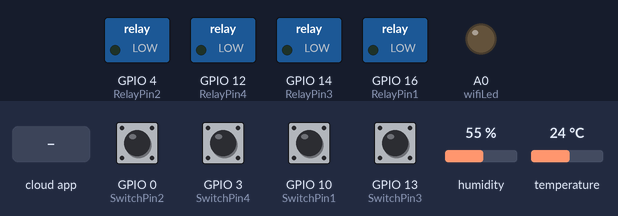
The sketch below on a simulated ESP8266 (NodeMCU). Parts: switched loads named in the sketch (green lamp = pin HIGH), output pins drawn as LEDs (lit = HIGH). Inputs (shaded band) come from the test bench; at power-on: GPIO 0 (SwitchPin2), GPIO 3 (SwitchPin4), GPIO 10 (SwitchPin1), GPIO 13 (SwitchPin3) HIGH, humidity 55 %, temperature 24 °C. WiFi joins after 1.5 s; servers stay silent unless stated; what the sketch prints to the serial monitor is not drawn.

Above: at 2.7 s.
2.8 s: the phone or cloud app sets 612cefe62c014831f8242dc9 to 0
At 3.4 s:
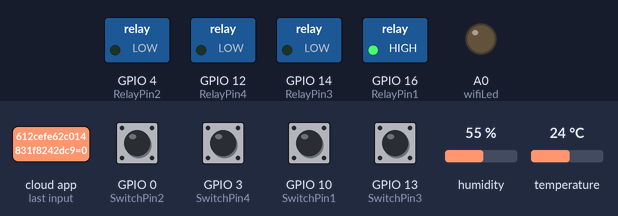
4.3 s: the phone or cloud app sets 6130f3252c014831f8244bc3 to 0
At 4.6 s:
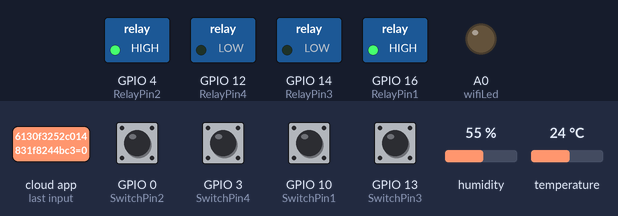
5.8 s: the phone or cloud app sets SWITCH_ID_NO_3_HERE to 0
At 6.7 s:
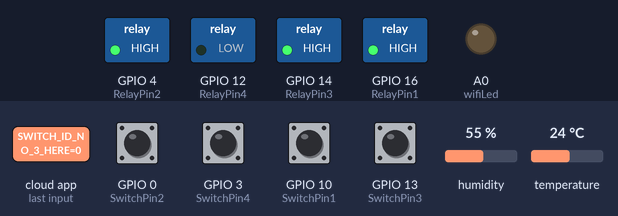
7.3 s: the phone or cloud app sets 612cefe62c014831f8242dc9 to 1
At 8.0 s:
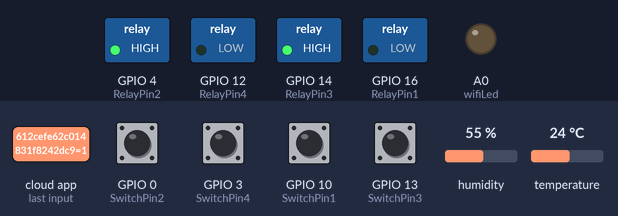
8.8 s: the phone or cloud app sets 6130f3252c014831f8244bc3 to 1
At 9.2 s:
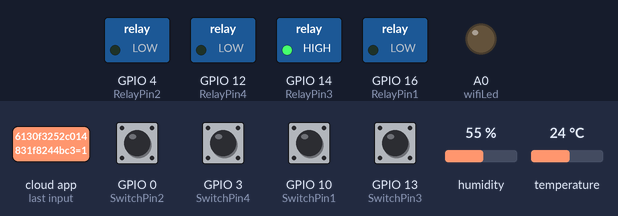
10.3 s: the phone or cloud app sets SWITCH_ID_NO_4_HERE to 0
At 11.3 s:
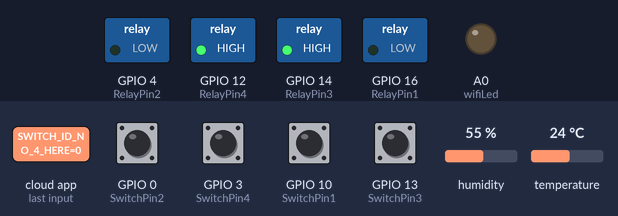
Timing chart, 0 to 12.8 s (numbered marks = the images above; inputs shaded):
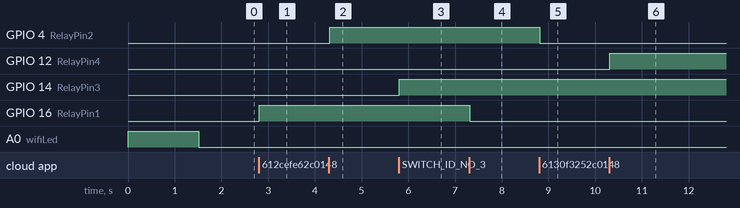

The sketch:

GID26-smart_home_moniitoring_system.ino
```cpp
// Uncomment the following line to enable serial debug output
//#define ENABLE_DEBUG

#ifdef ENABLE_DEBUG
       #define DEBUG_ESP_PORT Serial
       #define NODEBUG_WEBSOCKETS
       #define NDEBUG
#endif

//#include <SoftwareSerial.h>

#include <Arduino.h>
#include <ESP8266WiFi.h>
#include "SinricPro.h"
#include "SinricProSwitch.h"
#include "SinricProTemperaturesensor.h"
#include "DHT.h" // https://github.com/markruys/arduino-DHT

#include <map>

#define WIFI_SSID         "Anuj"
#define WIFI_PASS         "anuj1234"
#define APP_KEY           "4549fcf4-a5af-419e-b0f0-f2b326b3d2da"      // Should look like "de0bxxxx-1x3x-4x3x-ax2x-5dabxxxxxxxx"
#define APP_SECRET        "96feac24-143e-4f95-9161-0b4db8a069ee-bf91c928-b9b3-4300-8b74-d73308164d5e"   // Should look like "5f36xxxx-x3x7-4x3x-xexe-e86724a9xxxx-4c4axxxx-3x3x-x5xe-x9x3-333d65xxxxxx"

//Enter the device IDs here
#define device_ID_1   "612cefe62c014831f8242dc9"
#define device_ID_2   "6130f3252c014831f8244bc3"
#define device_ID_3   "SWITCH_ID_NO_3_HERE"
#define device_ID_4   "SWITCH_ID_NO_4_HERE"
#define TEMP_SENSOR_ID   "612cf0292c014831f8242dcb"     // Should look like "5dc1564130xxxxxxxxxxxxxx"

// define the GPIO connected with Relays and switches
#define RelayPin1 16
#define RelayPin2 4
#define RelayPin3 14
#define RelayPin4 12

#define DHTPIN 5

#define DHTTYPE DHT11

#define SwitchPin1 10  //SD3
#define SwitchPin2 0   //D3
#define SwitchPin3 13  //D7
#define SwitchPin4 3  //RX

#define wifiLed   17   //D0

// comment the following line if you use a toggle switches instead of tactile buttons
#define TACTILE_BUTTON 12

#define BAUD_RATE   9600
#define EVENT_WAIT_TIME   60000               // send event every 60 seconds
#define DEBOUNCE_TIME 250


DHT dht(DHTPIN, DHTTYPE); // initialize DHT sensor for noramal 16mhz arduino                                  // DHT sensor

bool deviceIsOn;                              // Temeprature sensor on/off state
float temperature;                            // actual temperature
float humidity;                               // actual humidity
float lastTemperature;                        // last known temperature (for compare)
float lastHumidity;                           // last known humidity (for compare)
unsigned long lastEvent = (-EVENT_WAIT_TIME); // last time event has been sent


typedef struct {      // struct for the std::map below
  int relayPIN;
  int flipSwitchPIN;
} deviceConfig_t;


// this is the main configuration
// please put in your deviceId, the PIN for Relay and PIN for flipSwitch
// this can be up to N devices...depending on how much pin's available on your device ;)
// right now we have 4 devicesIds going to 4 relays and 4 flip switches to switch the relay manually
std::map<String, deviceConfig_t> devices = {
    //{deviceId, {relayPIN,  flipSwitchPIN}}
    {device_ID_1, {  RelayPin1, SwitchPin1 }},
    {device_ID_2, {  RelayPin2, SwitchPin2 }},
    {device_ID_3, {  RelayPin3, SwitchPin3 }},
    {device_ID_4, {  RelayPin4, SwitchPin4 }}
};

typedef struct {      // struct for the std::map below
  String deviceId;
  bool lastFlipSwitchState;
  unsigned long lastFlipSwitchChange;
} flipSwitchConfig_t;

std::map<int, flipSwitchConfig_t> flipSwitches;    // this map is used to map flipSwitch PINs to deviceId and handling debounce and last flipSwitch state checks
                                                  // it will be setup in "setupFlipSwitches" function, using informations from devices map

void setupRelays() {
  for (auto &device : devices) {           // for each device (relay, flipSwitch combination)
    int relayPIN = device.second.relayPIN; // get the relay pin
    pinMode(relayPIN, OUTPUT);             // set relay pin to OUTPUT
    digitalWrite(relayPIN, LOW);
  }
}

void setupFlipSwitches() {
  for (auto &device : devices)  {                     // for each device (relay / flipSwitch combination)
    flipSwitchConfig_t flipSwitchConfig;              // create a new flipSwitch configuration

    flipSwitchConfig.deviceId = device.first;         // set the deviceId
    flipSwitchConfig.lastFlipSwitchChange = 0;        // set debounce time
    flipSwitchConfig.lastFlipSwitchState = true;     // set lastFlipSwitchState to false (LOW)--

    int flipSwitchPIN = device.second.flipSwitchPIN;  // get the flipSwitchPIN

    flipSwitches[flipSwitchPIN] = flipSwitchConfig;   // save the flipSwitch config to flipSwitches map
    pinMode(flipSwitchPIN, INPUT_PULLUP);                   // set the flipSwitch pin to INPUT
  }
}

bool onPowerState(const String &deviceId, bool &state)
{
  Serial.printf("%s: %s\r\n", deviceId.c_str(), state ? "off" : "on");
  Serial.printf("Temperaturesensor turned %s (via SinricPro) \r\n", state?"on":"off");
  deviceIsOn = state; // turn on / off temperature sensor
  int relayPIN = devices[deviceId].relayPIN; // get the relay pin for corresponding device
  digitalWrite(relayPIN, !state);             // set the new relay state
  return true;
}
void handleTemperaturesensor() {
  if (deviceIsOn == false) return; // device is off...do nothing

  unsigned long actualMillis = millis();
  if (actualMillis - lastEvent < EVENT_WAIT_TIME) return; //only check every EVENT_WAIT_TIME milliseconds

  temperature = dht.readTemperature();          // get actual temperature in °C
//  temperature = dht.getTemperature() * 1.8f + 32;  // get actual temperature in °F
  humidity = dht.readHumidity();                // get actual humidity

  if (isnan(temperature) || isnan(humidity)) { // reading failed...
    Serial.printf("DHT reading failed!\r\n");  // print error message
    return;                                    // try again next time
  }

  if (temperature == lastTemperature || humidity == lastHumidity) return; // if no values changed do nothing...

  SinricProTemperaturesensor &mySensor = SinricPro[TEMP_SENSOR_ID];  // get temperaturesensor device
  bool success = mySensor.sendTemperatureEvent(temperature, humidity); // send event
  if (success) {  // if event was sent successfuly, print temperature and humidity to serial
    Serial.printf("Temperature: %2.1f Celsius\tHumidity: %2.1f%%\r\n", temperature, humidity);
  } else {  // if sending event failed, print error message
    Serial.printf("Something went wrong...could not send Event to server!\r\n");
  }

  lastTemperature = temperature;  // save actual temperature for next compare
  lastHumidity = humidity;        // save actual humidity for next compare
  lastEvent = actualMillis;       // save actual time for next compare
}
void handleFlipSwitches() {
  unsigned long actualMillis = millis();                                          // get actual millis
  for (auto &flipSwitch : flipSwitches) {                                         // for each flipSwitch in flipSwitches map
    unsigned long lastFlipSwitchChange = flipSwitch.second.lastFlipSwitchChange;  // get the timestamp when flipSwitch was pressed last time (used to debounce / limit events)

    if (actualMillis - lastFlipSwitchChange > DEBOUNCE_TIME) {                    // if time is > debounce time...

      int flipSwitchPIN = flipSwitch.first;                                       // get the flipSwitch pin from configuration
      bool lastFlipSwitchState = flipSwitch.second.lastFlipSwitchState;           // get the lastFlipSwitchState
      bool flipSwitchState = digitalRead(flipSwitchPIN);                          // read the current flipSwitch state
      if (flipSwitchState != lastFlipSwitchState) {                               // if the flipSwitchState has changed...
#ifdef TACTILE_BUTTON
        if (flipSwitchState) {                                                    // if the tactile button is pressed
#endif
          flipSwitch.second.lastFlipSwitchChange = actualMillis;                  // update lastFlipSwitchChange time
          String deviceId = flipSwitch.second.deviceId;                           // get the deviceId from config
          int relayPIN = devices[deviceId].relayPIN;                              // get the relayPIN from config
          bool newRelayState = !digitalRead(relayPIN);                            // set the new relay State
          digitalWrite(relayPIN, newRelayState);                                  // set the trelay to the new state

          SinricProSwitch &mySwitch = SinricPro[deviceId];                        // get Switch device from SinricPro
          mySwitch.sendPowerStateEvent(!newRelayState);                            // send the event
#ifdef TACTILE_BUTTON
        }
#endif
        flipSwitch.second.lastFlipSwitchState = flipSwitchState;                  // update lastFlipSwitchState
      }
    }
  }
}

void setupWiFi()
{
  Serial.printf("\r\n[Wifi]: Connecting");
  WiFi.begin(WIFI_SSID, WIFI_PASS);

  while (WiFi.status() != WL_CONNECTED)
  {
    Serial.printf(".");
    delay(250);
  }
  digitalWrite(wifiLed, LOW);
  Serial.printf("connected!\r\n[WiFi]: IP-Address is %s\r\n", WiFi.localIP().toString().c_str());
}

void setupSinricPro()
{

   for (auto &device : devices)
  {
    const char *deviceId = device.first.c_str();
    SinricProSwitch &mySwitch = SinricPro[deviceId];
    SinricProTemperaturesensor &mySensor = SinricPro[TEMP_SENSOR_ID];
   mySwitch.onPowerState(onPowerState);
   mySensor.onPowerState(onPowerState);
  }
   SinricPro.onConnected([](){ Serial.printf("Connected to SinricPro\r\n"); });
  SinricPro.onDisconnected([](){ Serial.printf("Disconnected from SinricPro\r\n"); });

  SinricPro.begin(APP_KEY, APP_SECRET);
  SinricPro.restoreDeviceStates(true);
}

void setup()
{
  Serial.begin(BAUD_RATE);
  Serial.printf("\r\n\r\n");
   dht.begin();
   delay(10);
  pinMode(wifiLed, OUTPUT);
  digitalWrite(wifiLed, HIGH);

  setupRelays();
  setupFlipSwitches();
  setupWiFi();
  setupSinricPro();
}

void loop()
{
  SinricPro.handle();
  handleFlipSwitches();
   handleTemperaturesensor();
}
```

Measured:
- after the input at 2.8 s, GPIO 16 (RelayPin1): LOW → HIGH at once
- after the input at 4.3 s, GPIO 4 (RelayPin2): LOW → HIGH at once
- after the input at 5.8 s, GPIO 14 (RelayPin3): LOW → HIGH at once
- after the input at 7.3 s, GPIO 16 (RelayPin1): HIGH → LOW at once
- after the input at 8.8 s, GPIO 4 (RelayPin2): HIGH → LOW at once
- after the input at 10.3 s, GPIO 12 (RelayPin4): LOW → HIGH at once
